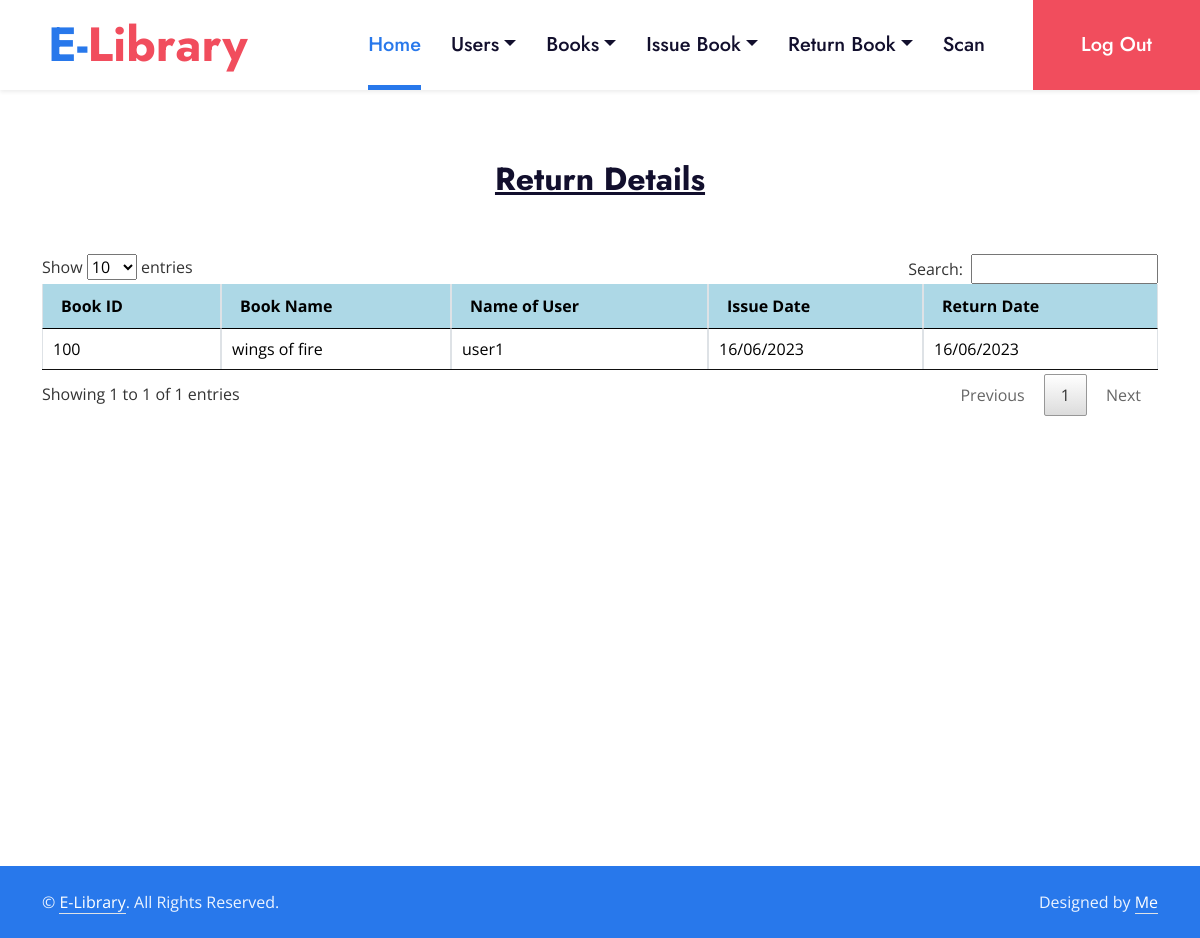
The app's page /view_return_details_admin (signed in) with its own data.
### library_app/models.py (models this page shows)
class Book_return(models.Model):
    return_id=models.IntegerField(primary_key=True)
    issue_id=models.CharField(max_length=255)
    b_id=models.CharField(max_length=255)
    book_name=models.CharField(max_length=255)
    rack_number=models.CharField(max_length=255)
    name=models.CharField(max_length=255)
    i_date=models.CharField(max_length=255)
    r_date=models.CharField(max_length=255)
    status=models.CharField(max_length=255)

### library_app/views.py (the view)
# urls.py: url(r'^view_return_details_admin',view_return_details_admin,name="view_return_details_admin"),
@never_cache
def view_return_details_admin(request):
	if 'uid' in request.session:
		req_list=Book_return.objects.filter(status="Returned")
		return render(request,'view_return_details_admin.html',{'req': req_list})
	else:
		return render(request,'login.html')

### library_app/templates/view_return_details_admin.html (shortened to what this page needs)
{% load static %}
<!DOCTYPE html>
<html lang="en">
<head>
    <link href="https://cdnjs.cloudflare.com/ajax/libs/font-awesome/5.10.0/css/all.min.css" rel="stylesheet">
    <link href="https://cdn.jsdelivr.net/npm/bootstrap-icons@1.4.1/font/bootstrap-icons.css" rel="stylesheet">
    <link href="{% static 'lib/flaticon/font/flaticon.css' %}" rel="stylesheet">
    <link href="{% static 'lib/owlcarousel/assets/owl.carousel.min.css' %}" rel="stylesheet">
    <link href="{% static 'lib/animate/animate.min.css' %}" rel="stylesheet">
    <link href="{% static 'css/bootstrap.min.css' %}" rel="stylesheet">
    <link href="{% static 'css/style.css' %}" rel="stylesheet">
    <link rel="stylesheet" href="{% static 'datatable/jquery.dataTables.min.css' %}">
</head>
<body>
    {% include 'admin_header.html' %}
    <div class="container-fluid p-0 mb-5">
    <h2 style="text-align: center; margin-top:70px;"><u>Return Details</u></h2><br><br>
        <div class='table-condensed container'>
          <table class="table table-bordered b-t b-light" id="table">
            <thead>
              <tr>
                <th>Book ID</th>
                <th>Book Name</th>
                <th>Name of User</th>
                <th>Issue Date</th>
                <th>Return Date</th>
             </tr>
            </thead>
            <tbody>
                {% for i in req %}
                  <tr>
                        <td>{{i.b_id}}<input type="text" name="b_id" value="{{i.b_id}}" hidden></td>
                        <td data-search="{{i.book_name}}" data-filer="{{i.book_name}}">{{i.book_name}}<input type="text" name="book_name" id="book_name" value="{{i.book_name}}" hidden></td>
                        <td>{{i.name}}<input type="number" name="name" value="{{i.name}}" hidden></td>
                        <td>{{i.i_date}}<input type="number" name="i_date" value="{{i.i_date}}" hidden></td>
                        <td>{{i.r_date}}<input type="number" name="r_date" value="{{i.r_date}}" hidden></td>
                {% endfor %}
            </tbody>
          </table>
      </div>
  </div>
    {% include 'admin_footer.html' %}
</body>
</html>

### library_app/static/css/style.css (style rules this page uses)
:root { --primary: #2878EB; --secondary: #F14D5D; --light: #ECF4FF; --dark: #120F2D; }
h1, h2, .font-weight-bold { font-weight: 700 !important; }

### library_app/templates/view_return_details_admin.html (style rules this page uses)
#table { background:lightblue ;color: black }

### records on screen
Book_return: b_id "100", book_name "wings of fire", name "user1", i_date "16/06/2023", r_date "16/06/2023"
